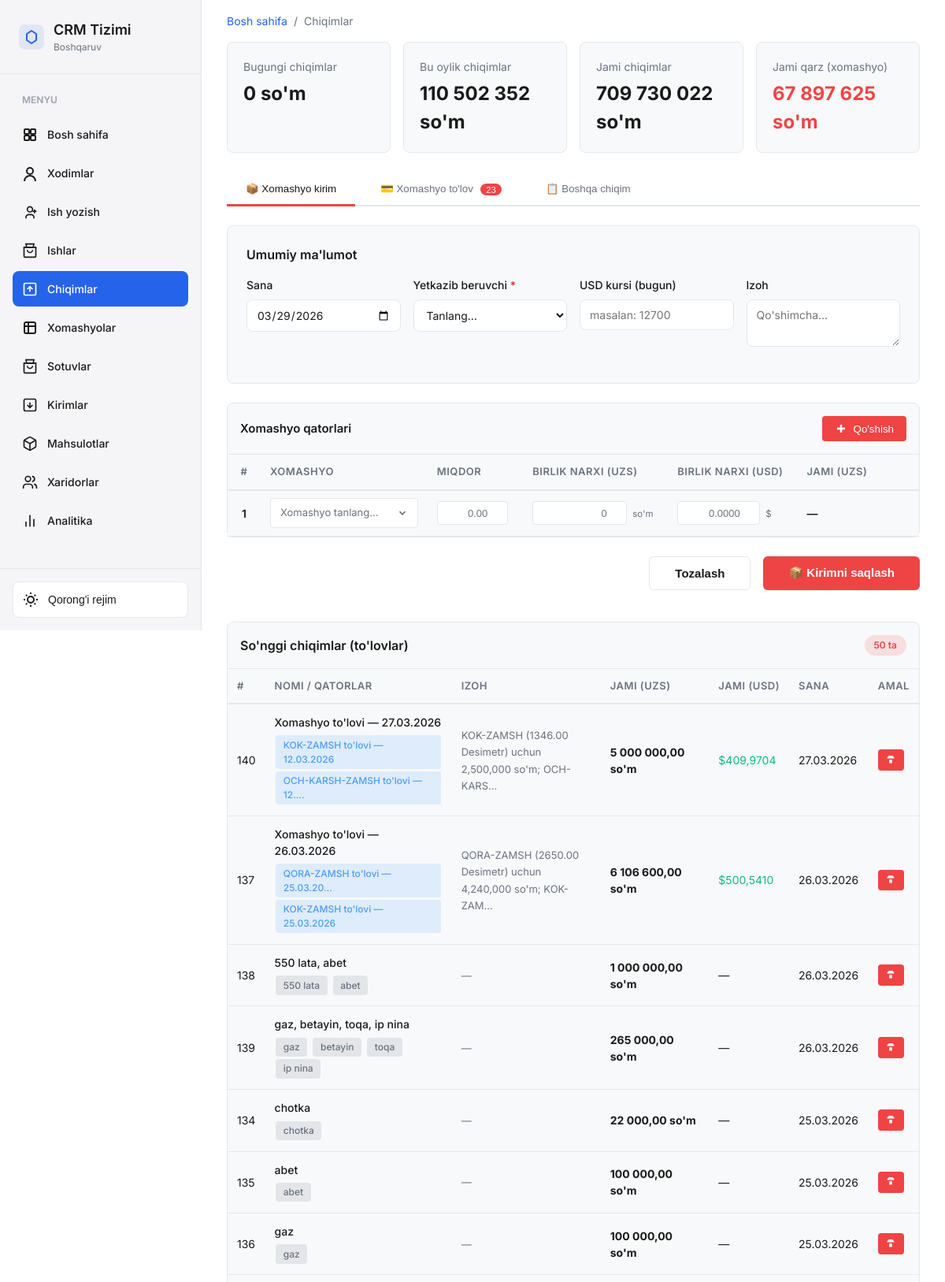
/xomashyo/chiqimlar/ (signed in, upper part), run on the app's committed database.
### crm/models.py (models this page shows, shortened)
class Chiqim(models.Model):
    name       = models.CharField(max_length=500)
    category   = models.ForeignKey(
        ChiqimTuri, on_delete=models.SET_NULL, null=True, blank=True
    )
    price      = models.DecimalField(
        max_digits=20, decimal_places=2, default=0,
        verbose_name="Jami (UZS)"
    )
    price_usd  = models.DecimalField(
        max_digits=20, decimal_places=4, null=True, blank=True,
        verbose_name="Jami (USD)"
    )
    usd_kurs   = models.DecimalField(
        max_digits=12, decimal_places=2, null=True, blank=True,
        verbose_name="USD kursi (to'lov kuni)"
    )
    izoh       = models.TextField(blank=True)
    created    = models.DateField(default=timezone.now)
    created_by = models.ForeignKey(
        settings.AUTH_USER_MODEL, on_delete=models.SET_NULL, null=True
    )
    class Meta:
        verbose_name = "Chiqim"
        verbose_name_plural = "Chiqimlar"
        ordering = ['-created']

class ChiqimItem(models.Model):
    ITEM_TURI = [
        ('xomashyo', 'Xomashyo to\'lovi'),
        ('boshqa',   'Boshqa chiqim'),
        ('oylik','Xodim oyliklari'),
    ]
    chiqim    = models.ForeignKey(
        Chiqim, on_delete=models.CASCADE, related_name='itemlar'
    )
    item_turi = models.CharField(max_length=20, choices=ITEM_TURI)
    name      = models.CharField(max_length=500)
    price_uzs = models.DecimalField(
        max_digits=20, decimal_places=2,
        verbose_name="To'lov miqdori (UZS)"
    )
    price_usd = models.DecimalField(
        max_digits=20, decimal_places=4, null=True, blank=True,
        verbose_name="To'lov miqdori (USD)"
    )
    tolov_kursi = models.DecimalField(
        max_digits=12, decimal_places=2, null=True, blank=True,
        verbose_name="To'lov kuni kursi"
    )
    xomashyo_harakat = models.ForeignKey(
        XomashyoHarakat,
        on_delete=models.SET_NULL,
        null=True, blank=True,
        related_name='tolovlar',  # harakat.tolovlar.all()
        verbose_name="Xomashyo harakati"
    )
    yetkazib_beruvchi = models.ForeignKey(
        YetkazibBeruvchi, on_delete=models.SET_NULL, null=True, blank=True
    )
    class Meta:
        verbose_name = "Chiqim elementlari"
        verbose_name_plural = "Chiqim elementlari"

### xomashyo/views.py (the view)
# urls.py: path('chiqimlar/', views.ChiqimListView.as_view(), name='chiqimlar'),
class ChiqimListView(AdminRequiredMixin, ListView):
    model = Chiqim
    template_name = 'chiqim.html'
    context_object_name = 'chiqimlar'
    ordering = ['-created']
    paginate_by = 50
    def get_context_data(self, **kwargs):
        context = super().get_context_data(**kwargs)
        today = date.today()
        context['bugungi_chiqim'] = Chiqim.objects.filter(
            created=today
        ).aggregate(Sum('price'))['price__sum'] or 0
        context['oylik_chiqim'] = Chiqim.objects.filter(
            created__year=today.year,
            created__month=today.month,
        ).aggregate(Sum('price'))['price__sum'] or 0
        context['jami_chiqim'] = Chiqim.objects.aggregate(
            Sum('price')
        )['price__sum'] or 0
        context['today_str'] = today.strftime('%Y-%m-%d')
        xomashyolar = Xomashyo.objects.filter(
            holati='active'
        ).select_related('category').order_by('nomi')
        qarzdor_harakatlar = XomashyoHarakat.objects.filter(
            harakat_turi='kirim',
            tolov_holati__in=['tolanmagan', 'qisman']
        ).select_related('xomashyo', 'yetkazib_beruvchi').order_by('-sana')
        context['xomashyolar']          = xomashyolar
        context['chiqim_turlari']       = ChiqimTuri.objects.all()
        context['yetkazib_beruvchilar'] = YetkazibBeruvchi.objects.all()
        context['qarzdor_harakatlar']   = qarzdor_harakatlar
        context['jami_qarz_uzs'] = sum(h.qoldiq_uzs for h in qarzdor_harakatlar)
        context['xomashyo_json'] = [_xomashyo_to_dict(x) for x in xomashyolar]
        context['cats_json'] = [
            {'id': str(t.id), 'name': t.name}
            for t in ChiqimTuri.objects.all()
        ]
        context['qarzdor_json'] = [
            {
                'id':           str(h.id),
                'nomi':         h.xomashyo.nomi if h.xomashyo else '—',
                'sana':         h.sana.strftime('%d.%m.%Y') if h.sana else None,
                'jami_uzs':     float(h.jami_narx_uzs),
                'jami_usd':     float(h.jami_narx_usd or 0),
                'tolangan_uzs': float(h.tolangan_uzs),
                'qoldiq_uzs':   float(h.qoldiq_uzs),
                'qoldiq_usd':   float(h.qoldiq_usd or 0),
                'usd_kurs':     float(h.usd_kurs or 0),
                'yetkazib':     h.yetkazib_beruvchi.nomi if h.yetkazib_beruvchi else '—',
                'foiz':         h.tolov_foizi,
            }
            for h in qarzdor_harakatlar
        ]
        return context

### crm/views.py (called while the page is built)
    def test_func(self):
        return self.request.user.is_authenticated and (
            self.request.user.is_staff or self.request.user.is_superuser
        )

### xomashyo/models.py (called while the page is built)
    @property
    def qoldiq_uzs(self):
        return self.jami_narx_uzs - self.tolangan_uzs

    @property
    def qoldiq_usd(self):
        if self.jami_narx_usd is not None:
            return self.jami_narx_usd - (self.tolangan_usd or Decimal('0'))
        return None

    @property
    def tolov_foizi(self):
        if self.jami_narx_uzs > 0:
            return int((self.tolangan_uzs / self.jami_narx_uzs) * 100)
        return 0

### xomashyo/views.py (called while the page is built)
def _xomashyo_to_dict(x):
    narx = float(x.narxi) if x.narxi else 0
    cat  = x.category.name if x.category_id else ''
    label = x.nomi + (f' ({cat})' if cat else '') + f" — {narx:,.0f} so'm/{x.get_olchov_birligi_display()}"
    return {
        'id':     str(x.id),
        'label':  label,
        'search': x.nomi.lower(),
        'narx':   narx,
        'olchov': x.get_olchov_birligi_display(),
    }

### templates/chiqim.html (shortened to what this page needs)
{% extends 'base.html' %}
{% load static %}
{% load humanize %}
{% block content %}
<link rel="stylesheet" href="{% static 'css/sotuv_list.css' %}">
<div class="main-content">
<div class="container-fluid">
    <div class="breadcrumb">
        <a href="/">Bosh sahifa</a> <span>/</span> <span>Chiqimlar</span>
    </div>
    <div class="stats-grid">
        <div class="stat-card">
            <div class="stat-label">Bugungi chiqimlar</div>
            <div class="stat-value">{{ bugungi_chiqim|floatformat:0|intcomma }} so'm</div>
        </div>
        <div class="stat-card">
            <div class="stat-label">Bu oylik chiqimlar</div>
            <div class="stat-value">{{ oylik_chiqim|floatformat:0|intcomma }} so'm</div>
        </div>
        <div class="stat-card">
            <div class="stat-label">Jami chiqimlar</div>
            <div class="stat-value">{{ jami_chiqim|floatformat:0|intcomma }} so'm</div>
        </div>
        <div class="stat-card">
            <div class="stat-label">Jami qarz (xomashyo)</div>
            <div class="stat-value danger">{{ jami_qarz_uzs|floatformat:0|intcomma }} so'm</div>
        </div>
    </div>
    <div class="tabs-container">
        <button class="tab-btn active" data-tab="kirim">
            📦 Xomashyo kirim
        </button>
        <button class="tab-btn" data-tab="tolov">
            💳 Xomashyo to'lov
            {% if qarzdor_harakatlar %}
                <span class="tab-badge">{{ qarzdor_harakatlar.count }}</span>
            {% endif %}
        </button>
        <button class="tab-btn" data-tab="boshqa">
            📋 Boshqa chiqim
        </button>
    </div>
    <div id="tabKirim">
    <form method="post" action="{% url 'xomashyo:xomashyo_kirim_qoshish' %}" id="kirimForm">
        <div class="form-section">
            <div class="section-title">Umumiy ma'lumot</div>
            <div class="form-grid-4">
                <div class="form-group">
                    <label class="form-label">Sana</label>
                    <input type="date" name="sana" class="form-control" value="{{ today_str }}">
                </div>
                <div class="form-group">
                    <label class="form-label">Yetkazib beruvchi <span style="color: #dc2626;" class="required">*</span></label>
                    <select name="yetkazib_beruvchi" class="form-select" required>
                        <option value="">Tanlang…</option>
                    </select>
                </div>
                <div class="form-group">
                    <label class="form-label">USD kursi (bugun)</label>
                    <input type="number" name="usd_kurs" class="form-control" id="globalKurs"
                           step="0.01" placeholder="masalan: 12700">
                </div>
                <div class="form-group">
                    <label class="form-label">Izoh</label>
                    <textarea name="izoh" class="form-control" rows="1" placeholder="Qo'shimcha…"></textarea>
                </div>
            </div>
        </div>
        <div class="products-section">
            <div class="table-toolbar">
                <span class="toolbar-title">Xomashyo qatorlari</span>
                <button type="button" class="btn-add" id="addKirimRow">
                    <svg width="16" height="16" viewBox="0 0 16 16" fill="none" stroke="currentColor" stroke-width="2.5"><path d="M8 3v10M3 8h10"/></svg>
                    Qo'shish
                </button>
            </div>
            <table class="products-table">
                <thead>
                    <tr>
                        <th>#</th>
                        <th>Xomashyo</th>
                        <th>Miqdor</th>
                        <th>Birlik narxi (UZS)</th>
                        <th>Birlik narxi (USD)</th>
                        <th>Jami (UZS)</th>
                        <th></th>
                    </tr>
                </thead>
                <tbody id="kirimBody"></tbody>
            </table>
        </div>
        <div class="actions-bar">
            <button type="button" class="btn-cancel" onclick="resetKirim()">Tozalash</button>
            <button type="submit" class="btn-submit">📦 Kirimni saqlash</button>
        </div>
    </form>
    </div>
    <div class="list-section">
        <div class="list-header">
            <h3>So'nggi chiqimlar (to'lovlar)</h3>
            <span class="badge badge-danger">{{ chiqimlar.count }} ta</span>
        </div>
        {% if chiqimlar %}
        <table class="hist-table">
            <thead>
                <tr>
                    <th>#</th>
                    <th>Nomi / Qatorlar</th>
                    <th>Izoh</th>
                    <th>Jami (UZS)</th>
                    <th>Jami (USD)</th>
                    <th>Sana</th>
                    <th>Amal</th>
                </tr>
            </thead>
            <tbody>
            {% for c in chiqimlar %}
            <tr>
                <td>{{ c.pk }}</td>
                <td>
                    <div style="font-weight:500;margin-bottom:.3rem;">{{ c.name|truncatechars:55 }}</div>
                    {% for item in c.itemlar.all %}
                        <span class="chip {% if item.item_turi == 'xomashyo' %}chip-x{% else %}chip-b{% endif %}">
                            {{ item.name|truncatechars:30 }}
                        </span>
                    {% endfor %}
                </td>
                <td><span class="izoh-cell">{{ c.izoh|default:"—"|truncatechars:60 }}</span></td>
                <td><strong>{{ c.price|intcomma }} so'm</strong></td>
                <td>
                    {% if c.price_usd %}
                        <span style="color:#10b981">${{ c.price_usd }}</span>
                    {% else %}—{% endif %}
                </td>
                <td>{{ c.created|date:"d.m.Y" }}</td>
                <td>
                    <form method="post" action="{% url 'xomashyo:chiqim_ochirish' c.id %}" style="display:inline;">
                        <button type="submit" class="btn-add" style="padding:.4rem .6rem;"
                                onclick="return confirm('O\'chirishni tasdiqlaysizmi?')">
                            <svg width="14" height="14" viewBox="0 0 16 16" fill="none" stroke="currentColor" stroke-width="2">
                                <path d="M3 4h10M5 4V3a1 1 0 0 1 1-1h4a1 1 0 0 1 1 1v1M7 7v5M9 7v5"/>
                            </svg>
                        </button>
                    </form>
                </td>
            </tr>
            {% endfor %}
            </tbody>
        </table>
        {% else %}
        <div style="padding:3rem;text-align:center;color:var(--text-secondary);">
            <p>Hozircha hech qanday chiqim yo'q</p>
        </div>
        {% endif %}
    </div>
</div>
</div>
{% endblock content %}

### staticfiles/css/styles.css (style rules this page uses)
:root { --bg-primary: #ffffff; --bg-secondary: #f8f9fa; --bg-card: #ffffff; --bg-sidebar: #f5f5f7; --bg-hover: rgba(0, 0, 0, 0.04); --bg-active: rgba(0, 0, 0, 0.08); --text-primary: #1a1a1a; --text-secondary: #6b7280; --text-tertiary: #9ca3af; --border-color: #e5e7eb; --border-card: #e5e7eb; --color-primary: #2563eb; --color-primary-dark: #1d4ed8; --color-primary-light: #dbeafe; --color-success: #22c55e; --color-success-light: #dcfce7; --color-warning: #f59e0b; --color-warning-light: #fef3c7; --color-danger: #ef4444; --color-danger-light: #fee2e2; --shadow-sm: 0 1px 2px 0 rgba(0, 0, 0, 0.05); --shadow-md: 0 4px 6px -1px rgba(0, 0, 0, 0.1); --shadow-lg: 0 10px 15px -3px rgba(0, 0, 0, 0.1); --sidebar-width: 16rem; --header-height: 4rem; --radius: 0.5rem; --font-sans: 'Inter', -apple-system, BlinkMacSystemFont, 'Segoe UI', sans-serif; }
* { margin: 0; padding: 0; box-sizing: border-box; }
body { font-family: var(--font-sans); background: var(--bg-primary); color: var(--text-primary); line-height: 1.5; -webkit-font-smoothing: antialiased; transition: background-color 0.2s, color 0.2s; }
.main-content { flex: 1; margin-left: var(--sidebar-width); display: flex; flex-direction: column; }
.breadcrumb { display: flex; align-items: center; gap: 0.5rem; font-size: 0.875rem; color: var(--text-secondary); margin-bottom: 1rem; }
.breadcrumb a { color: var(--color-primary); text-decoration: none; }
.stats-grid { display: grid; grid-template-columns: repeat(auto-fit, minmax(240px, 1fr)); gap: 1.5rem; margin-bottom: 2rem; }
.stat-card { background: var(--bg-card); border: 1px solid var(--border-card); border-radius: var(--radius); padding: 1.5rem; transition: box-shadow 0.2s; }
.stat-value { font-size: 2rem; font-weight: 700; }
.badge { display: inline-flex; align-items: center; padding: 0.25rem 0.75rem; border-radius: 9999px; font-size: 0.75rem; font-weight: 500; }
.badge-danger { background: var(--color-danger-light); color: var(--color-danger); }
.form-group { margin-bottom: 1.25rem; }
.form-group label { display: block; font-size: 0.875rem; font-weight: 500; margin-bottom: 0.5rem; }
.form-group input, .form-group select, .form-group textarea { width: 100%; padding: 0.625rem 0.75rem; border: 1px solid var(--border-color); border-radius: var(--radius); background: var(--bg-card); color: var(--text-primary); font-size: 0.875rem; font-family: inherit; transition: border-color 0.15s; }
.form-group textarea { resize: vertical; }
.form-select, .form-input { padding: 0.5rem 0.75rem; border: 1px solid var(--border-color); border-radius: var(--radius); background: var(--bg-card); color: var(--text-primary); font-size: 0.875rem; transition: all 0.15s; }
.form-select { min-width: 150px; }
table { width: 100%; border-collapse: collapse; }
thead { background: var(--bg-secondary); }
th { padding: 1rem 1.5rem; text-align: left; font-size: 0.75rem; font-weight: 600; text-transform: uppercase; color: var(--text-secondary); white-space: nowrap; }
tbody tr { transition: background-color 0.15s; }

### data on the page
Chiqim: pk "140", name "Xomashyo to'lovi — 27.03.2026", izoh "KOK-ZAMSH (1346.00 Desimetr) uchun 2,500,000 so'm; OCH-KARS…", price "5 000 000,00", price_usd "409,9704", created "27.03.2026"
ChiqimItem: name "KOK-ZAMSH to'lovi — 12.03.2026"
ChiqimItem: name "OCH-KARSH-ZAMSH to'lovi — 12.…"
Chiqim: pk "137", name "Xomashyo to'lovi — 26.03.2026", izoh "QORA-ZAMSH (2650.00 Desimetr) uchun 4,240,000 so'm; KOK-ZAM…", price "6 106 600,00", price_usd "500,5410", created "26.03.2026"
ChiqimItem: name "QORA-ZAMSH to'lovi — 25.03.20…"
ChiqimItem: name "KOK-ZAMSH to'lovi — 25.03.2026"
Chiqim: pk "138", name "550 lata, abet", izoh "—", price "1 000 000,00", created "26.03.2026"
ChiqimItem: name "550 lata"
ChiqimItem: name "abet"
Chiqim: pk "139", name "gaz, betayin, toqa, ip nina", izoh "—", price "265 000,00", created "26.03.2026"
ChiqimItem: name "gaz"
ChiqimItem: name "betayin"
ChiqimItem: name "toqa"
ChiqimItem: name "ip nina"
Chiqim: pk "134", name "chotka", izoh "—", price "22 000,00", created "25.03.2026"
ChiqimItem: name "chotka"
Chiqim: pk "135", name "abet", izoh "—", price "100 000,00", created "25.03.2026"
ChiqimItem: name "abet"
Chiqim: pk "136", name "gaz", izoh "—", price "100 000,00", created "25.03.2026"
ChiqimItem: name "gaz"

### other printed values
{{ bugungi_chiqim|floatformat:0|intcomma }} "0"
{{ oylik_chiqim|floatformat:0|intcomma }} "110 502 352"
{{ jami_chiqim|floatformat:0|intcomma }} "709 730 022"
{{ jami_qarz_uzs|floatformat:0|intcomma }} "67 897 625"
{{ qarzdor_harakatlar.count }} "23"
{{ chiqimlar.count }} "50"
